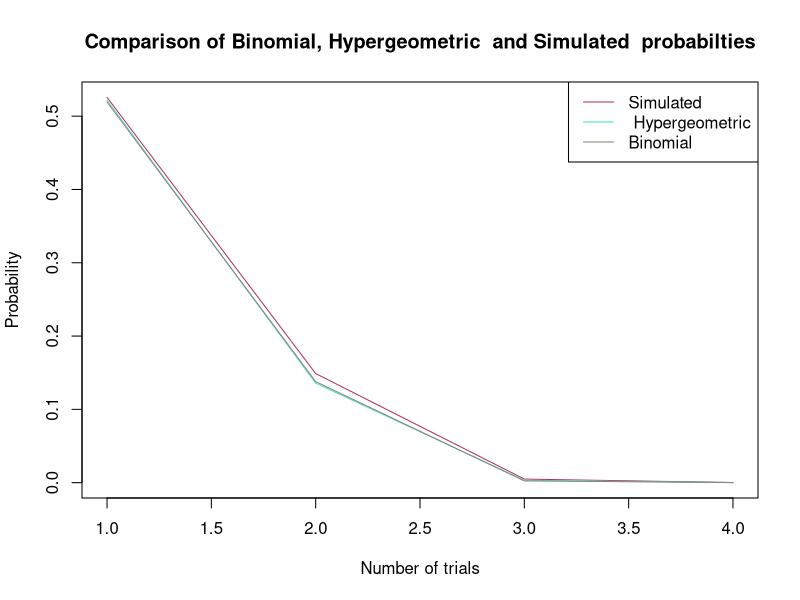

Here is the R script that generated this plot:
#HOW WELL DOES BINOMIAL APPROXIMATE HYPERGEOMETRIC?------------------------------------------------
#LEARNING MORE ABOUT THE FUNCTIONS `PBINOM` AND `PHYPER` 

help(pbinom)
help(phyper)
help(sample)

#PART #1 - BINOMIAL AND HYPERGEOMETRIC FUNCTIONS -------------------------------------------------------------
#COMPARING BINOMIAL TO HYPER GEOMETRIC AT n=100, 1000, 5000, 10000

n_pop<- c(100,1000,5000,10000)

#PROBABILITY COMPARISON 
binom_prob<- numeric(length(n_pop)) #function that calculates bimonial probability 
hyper_prob<- numeric(length(n_pop)) #function that calculates hypergeometric probability 

for (i in seq_along(n_pop)) {
  n<-n_pop[i]
  red<- n*0.25
  non_red<-n*0.75
  sample<-n*0.1
  threshold<- 0.02*n
  
  binom_prob[i]<-pbinom(threshold, sample, 0.25)
  hyper_prob[i]<-phyper(threshold, red, non_red,sample)
}

#PART #2 - BY SIMULATION---------------------------------------------------------------------------------------
#I want to see how our simulation compares with our functions. 

set.seed(8909)                    #reproducibility 
reps<-5000                        #number of repetitions for our internal loop with index
n_pop_2<- c(100,1000,5000,10000)  #population sizes 

overall_prob<-numeric(length(n_pop_2)) #storing probability results at 4 different populations 


for(j in 1:4) { 
#defining counter for outer for loop 
  n<-n_pop_2[j]
  
#partitioning our balls into a vector of red and non-red balls 
  n_red<-as.integer(0.25*n)
  red_balls <-sample(1:n, n_red, replace = FALSE) #sampling 25% of balls into red group 
  colours<- rep("non red ball",n)                 #repeats non red ball 100 times 
  colours[red_balls]<-"red ball"                  #assigns balls with index "red_balls" the string "red ball"
  
#creating a vector that stores the binary outcome of our experiment to get the average (probability)
  colour_proportion<-numeric(reps)
  
  sample_size<-as.integer(0.1*n )                                            #sample size we select red balls from 
  print(paste("Running for j =", j, "n =", n, "sample size =", sample_size)) #checking the outer for loop runs 
  
for(i in 1:reps) {
  balls<- sample(1:n, sample_size, replace = FALSE)
  sum_of_red_balls<- sum(colours[balls]== "red ball")

#if samples less than or equal to 0.02*n red balls, success and assign 1 
  if(sum_of_red_balls <= 0.02*n) {
    colour_proportion[i]<-1  #assigning success or failure to "colour_proportion" vector 
  } else {
    colour_proportion[i]<-0
  } 
} 
  overall_prob[j]<-mean(colour_proportion) }

#VISUALISATIONS--------------------------------------------------------------------------------------------------
#We will create a data frame to display the numerical value of all three methods and their probabilities
results<- data.frame(
  n= n_pop,
  Bimonial_Probaility = round(binom_prob,6),
  Hypergeomtric_Probability = round(hyper_prob,6),
  Simulated_Probability= round(overall_prob,6)
)

#Let us also create a combined line graph to show how close the probabilities are to each other at each trial
plot(1:4, binom_prob, type = "l", col = "maroon",
     xlab= "Number of trials",
     ylab= "Probability",
     main = "Comparison of Binomial, Hypergeometric  and Simulated  probabilties")
lines(1:4, hyper_prob, type = "l", col = "turquoise")
lines(1:4, overall_prob, type = "l", col= "antiquewhite4")
legend("topright",
       legend = c("Simulated"," Hypergeometric", "Binomial"),
       col = c("maroon", "turquoise","antiquewhite4"),
       lty = c(1,1,1)
       )

#CONCULSION------------------------------------------------------------------------------------------------------
#Of course as our population increases the probability of having less than or equal to 0.02*n decreases.
#Interestingly, our simulation at 5000 repetitions models our phyper() function very closely at all population sizes.
#As our population size increases (N>>n) our binomial probability apporximates our hypergeometric probability very well. 





